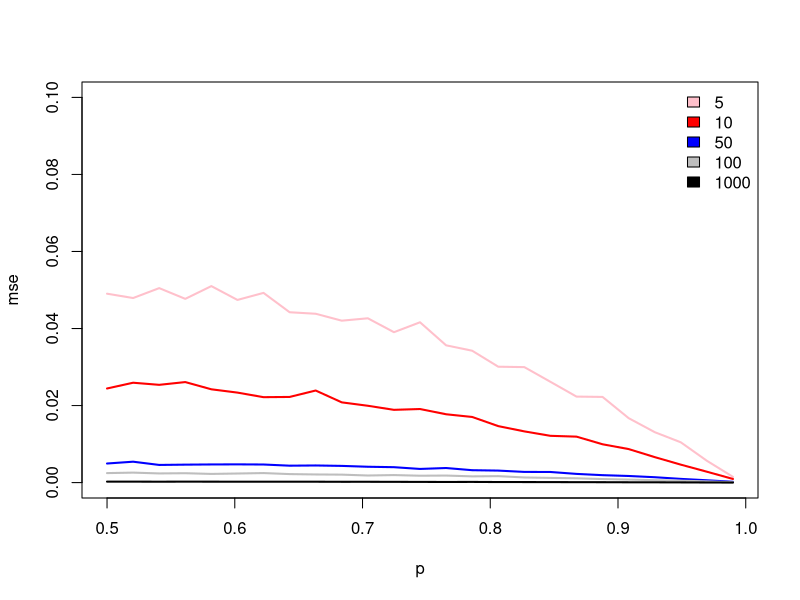
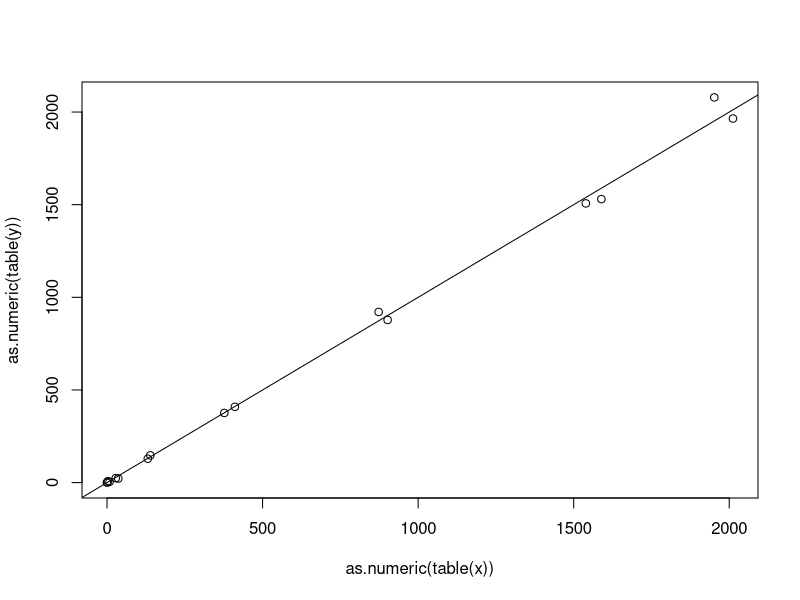
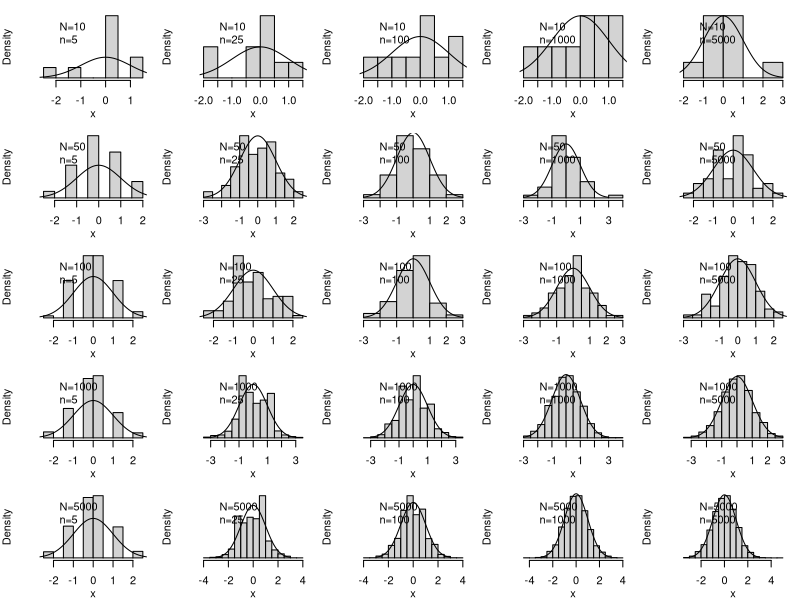
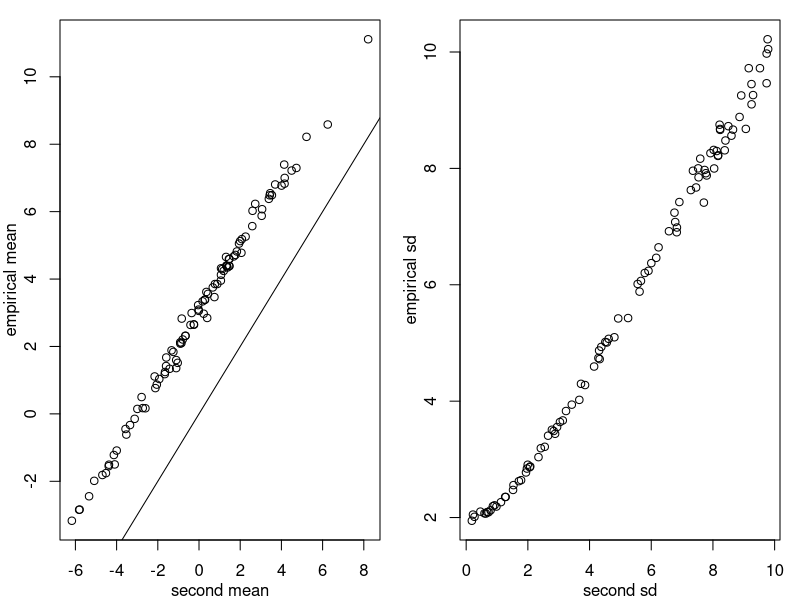
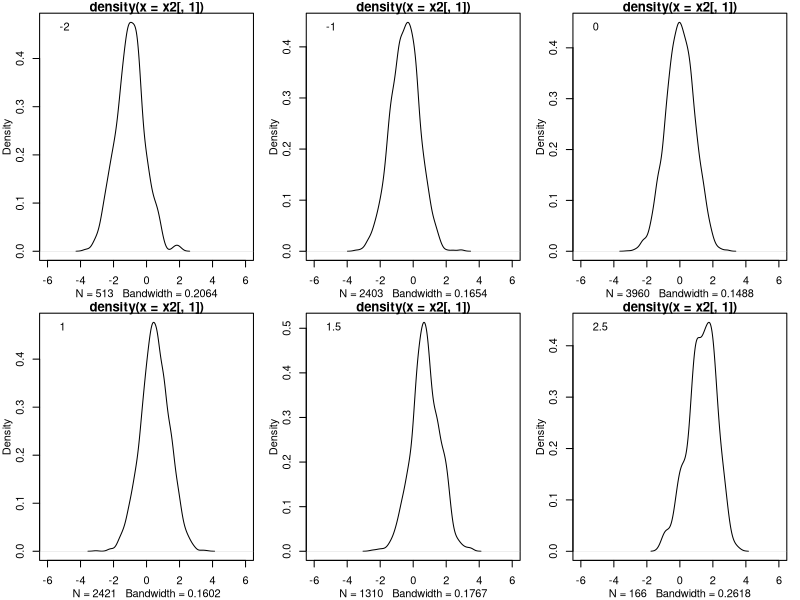

Write the R code that produced these figures, in order.
## ---- chunk 1
# load packages
library("knitr")
library("tidyverse")

# use a nicer plotting theme theme
theme_set(theme_classic())

# disable warnings about grouping
options(dplyr.summarise.inform = FALSE)
## ---- chunk 2
############################################################################################################
##A. bernoulli distribution
##a. how good of an estimate of p is the mean? interplay between the magnitude of p and the sample size

p.est<-list()
for (N in c(5,10,50,100,1000)) {
    for (p in seq(0.5,0.99,length.out=25)) {
        m<-numeric()
        for (i in 1:1000) {
            coins<-rbinom(N,1,p)
            m[i]<-mean(coins)
        }
        p.est[[paste(N,p)]]<-c(N,p,mean((m-p)^2))
    }
}

x<-data.frame(do.call("rbind",p.est))
L<-split(x,x[,1])
cols<-c("pink","red","blue","gray","black")
plot(NULL,ylim=c(0,0.1),xlim=range(x[,2]),xlab='p',ylab='mse')
for (i in 1:length(L)) lines(L[[i]][,-1],lwd=2,col=cols[i])
legend("topright",bty='n',fill=cols,names(L))
## ---- chunk 3
############################################################################################################
##b. the binomial distribution
ntrial<-15
x<-rbinom(10000,ntrial,.5)
y<-numeric()
for (i in 1:10000) {
    z<-numeric()
    for (j in 1:ntrial) z[j]<-rbinom(1,1,.5)
    y[i]<-sum(z)
}
x<-factor(x,levels=0:ntrial)
y<-factor(y,levels=0:ntrial)
plot(as.numeric(table(x)),as.numeric(table(y))); abline(0,1)

## ---- chunk 4
############################################################################################################
##c. the CLT, https://en.wikipedia.org/wiki/Central_limit_theorem
#Which is relevant, N or n, in terms of having the CLT apply?
fun<-function(N,n,p=0.5) { #N is the number of people, n is the number of tosses per person
    x<-rbinom(N,n,p)
    x<-(x-mean(x))/sd(x)
    hist(x,main='',freq=FALSE,yaxt='n')
    xv<-seq(-3,3,length.out=1000)
    lines(xv,dnorm(xv))
    legend("topleft",bty='n',c(paste0("N=",N),paste0("n=",n)))
}
par(mfrow=c(5,5),mar=c(3,3,1,1),mgp=c(2,1,0),oma=rep(0,4))
for (N in c(10,50,100,1000,5000)) for (n in c(5,25,100,1000,5000)) fun(N,n)
## ---- chunk 5
##Let's attempt to recover some of the most useful facts about the normal distribution from simulation

##a.i. What proportion of the distribution is more than 1.96 from the mean(=0)?
x<-rnorm(50000,mean=0,sd=1)
sum(abs(x)>1.96)/length(x) #what is this telling us?

## ---- chunk 6
##a.ii What does the sum of two normal variables look like?
N<-1000
m1<-3
sd1<-2
m2<-rnorm(100,mean=0,sd=3)
sd2<-runif(100,0.1,10)
out<-list()
for (i in 1:length(m2)) {
    x1<-rnorm(N,mean=m1,sd=sd1)
    ##
    x2<-rnorm(N,mean=m2[i],sd=sd2[i])
    ##
    y<-x1+x2
    m<-mean(y)
    s<-sd(y)
    out[[i]]<-c(m,s)
}
z<-do.call("rbind",out)

par(mfrow=c(1,2),mgp=c(2,1,0),mar=c(3,3,1,1))
plot(m2,z[,1],xlab="second mean",ylab="empirical mean"); abline(0,1)
##What does this tell us?
plot(sd2,z[,2],xlab="second sd",ylab="empirical sd")
##What does this suggest? 

##Note: Analytic derivations of these facts would be preferable for any number of reasons. The goal here is to get our hands dirty with some real simulations but simulations are not always the right tool for the job! 

## ---- chunk 7
##b. Now let's look at a bivariate normal distribution
library(MASS)
x<-mvrnorm(500000,mu=rep(0,2),Sigma=matrix(c(1,.5,.5,1),2,2))
##What is the distribution of a conditional look like? So if we look at the probability density when the second variable is 1.5 (or some other value)?
par(mfrow=c(2,3),mgp=c(2,1,0),mar=c(3,3,1,1))
for (val in c(-2,-1,0,1,1.5,2.5)) {
    x2<-x[abs(x[,2]-val)<.01,]
    plot(density(x2[,1]),xlim=c(-6,6))
    legend("topleft",bty='n',legend=val)
}

##What do you think? 
##Note the centers of these distributions on the x-axis. What would you need to change in the above to change those values? 
## ---- chunk 8
### YOUR CODE HERE ###

## ---- chunk 9
set.seed(8675309)
library(MASS)
xz<-mvrnorm(10000,mu=rep(0,2),Sigma=diag(1,2))
x<-xz[,1]
z<-xz[,2]
y<-.5*x+.7*z+rnorm(length(x))
df<-data.frame(x=x,z=z,y=y)

m<-lm(y~x+z,df) #note that here we are observing z!! different than what we previously considered here. https://github.com/ben-domingue/educ452/blob/main/regression_example.R
## ---- chunk 10
### YOUR CODE HERE ###

## ---- chunk 11
### YOUR CODE HERE ###

## ---- chunk 12
sessionInfo()
